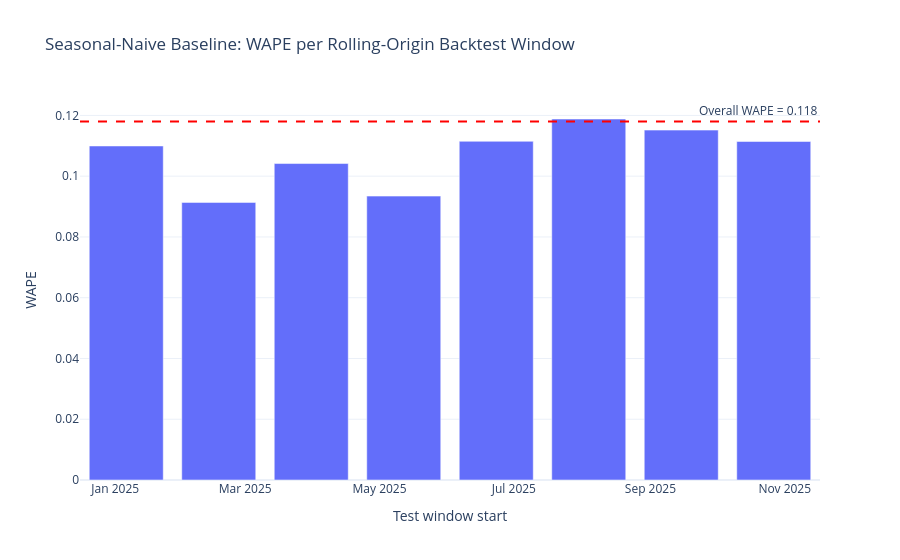

Source (notebook cell):
### Markdown cell above
## 4. Baseline Visuals

### Code cell
fig = px.bar(baseline_backtest, x="test_start", y="WAPE",
             title="Seasonal-Naive Baseline: WAPE per Rolling-Origin Backtest Window",
             labels={"test_start": "Test window start", "WAPE": "WAPE"},
             template="plotly_white")
fig.add_hline(y=overall_wape, line_dash="dash", line_color="red",
              annotation_text=f"Overall WAPE = {overall_wape:.3f}")
fig.show()

### Figure 1 — Plotly figure (JSON) as saved in the notebook; plotly's stock layout.template omitted (floating-point values rounded to 4 significant figures)
{"data": [{"hovertemplate": "Test window start=%{x}<br>WAPE=%{y}<extra></extra>", "legendgroup": "", "marker": {"color": "#636efa", "pattern": {"shape": ""}}, "name": "", "orientation": "v", "showlegend": false, "textposition": "auto", "type": "bar", "x": ["2025-01-06", "2025-02-17", "2025-03-31", "2025-05-12", "2025-06-23", "2025-08-04", "2025-09-15", "2025-10-27"], "xaxis": "x", "y": [0.1099, 0.09137, 0.1042, 0.09343, 0.1115, 0.1188, 0.1152, 0.1114], "yaxis": "y"}], "layout": {"annotations": [{"showarrow": false, "text": "Overall WAPE = 0.118", "x": 1, "xanchor": "right", "xref": "x domain", "y": 0.118, "yanchor": "bottom", "yref": "y"}], "barmode": "relative", "legend": {"tracegroupgap": 0}, "shapes": [{"line": {"color": "red", "dash": "dash"}, "type": "line", "x0": 0, "x1": 1, "xref": "x domain", "y0": 0.118, "y1": 0.118, "yref": "y"}], "title": {"text": "Seasonal-Naive Baseline: WAPE per Rolling-Origin Backtest Window"}, "xaxis": {"anchor": "y", "domain": [0.0, 1.0], "title": {"text": "Test window start"}}, "yaxis": {"anchor": "x", "domain": [0.0, 1.0], "title": {"text": "WAPE"}}}}
